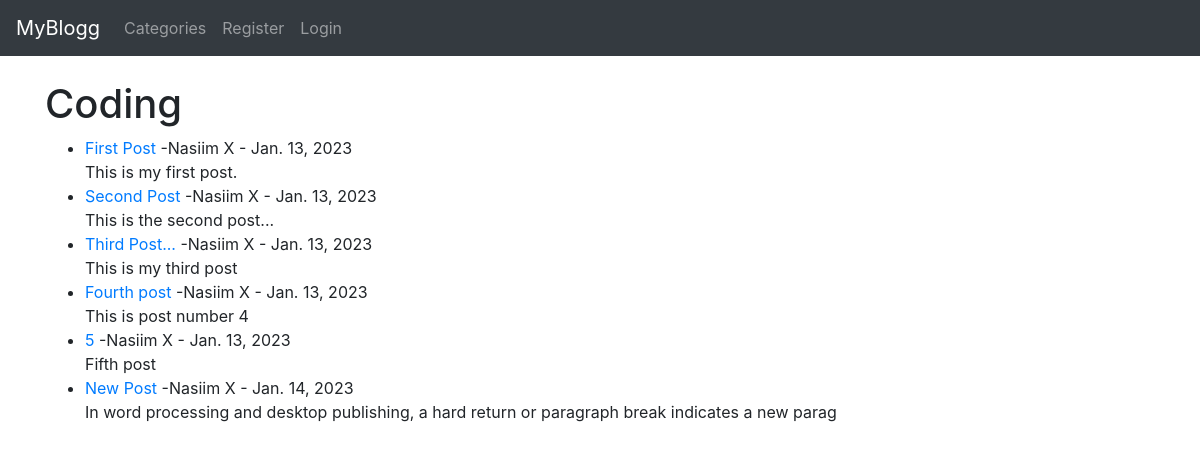
/category/coding/, run on the app's committed database.
### theblog/models.py (models this page shows, shortened)
class Post(models.Model):
    title = models.CharField(max_length=255)
    header_image = models.ImageField(null=True, blank=True, upload_to="images/")
    title_tag = models.CharField(max_length=255)
    author = models.ForeignKey(User, on_delete=models.CASCADE)
    body  = RichTextField(blank=True, null=True)
    post_date = models.DateField(auto_now_add=True)
    category = models.CharField(max_length=255, default='coding')
    snippet = models.CharField(max_length=255)
    likes = models.ManyToManyField(User, related_name='blog_post')

### theblog/views.py (the view)
# urls.py: path('category/<str:cats>/', CategoryView, name='category'),
def CategoryView(request, cats):
    category_posts = Post.objects.filter(category=cats.replace('-',' '))
    return render(request, 'categories.html', {'cats':cats.title().replace('-',' '), 'category_posts':category_posts})

### theblog/templates/categories.html (shortened to what this page needs)
{% extends 'base.html' %}
{% block content %}
{% if category_posts %}
    <h1>{{ cats }}</h1>
    <ul>
    {% for post in category_posts %}
        <li><a href="{% url 'article-detail' post.pk %}">{{ post.title }}</a>
            -{{ post.author.first_name }} {{ post.author.last_name }} -
            {{ post.post_date}}
    {{ post.body|slice:":100"|safe }}</li>
    {% endfor %}
    </ul>
{% else %}
    This page is not Exist!
{% endif %}
{% endblock %}

### data on the page
Post: title "First Post", author.first_name "Nasiim", author.last_name "X", post_date "Jan. 13, 2023", body "This is my first post."
Post: title "Second Post", author.first_name "Nasiim", author.last_name "X", post_date "Jan. 13, 2023", body "This is the second post..."
Post: title "Third Post...", author.first_name "Nasiim", author.last_name "X", post_date "Jan. 13, 2023", body "This is my third post"
Post: title "Fourth post", author.first_name "Nasiim", author.last_name "X", post_date "Jan. 13, 2023", body "This is post number 4"
Post: title "5", author.first_name "Nasiim", author.last_name "X", post_date "Jan. 13, 2023", body "Fifth post"
Post: title "New Post", author.first_name "Nasiim", author.last_name "X", post_date "Jan. 14, 2023", body "In word processing and desktop publishing, a hard return or paragraph break indicates a new parag"

### other printed values
{{ cats }} "Coding"
